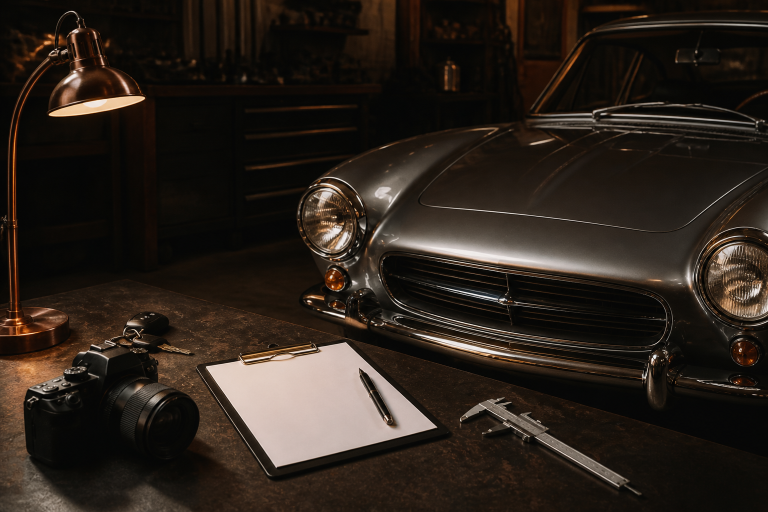
#> input picture assets/source/oldtimer-source.jpg, 1536 x 1024 px (shown at 1/2 size)
$ python prepare_about_hero.py
#> lines starting #> are read from the running program, lines starting #| are printed output that depends on the picture
#> in main, raw is the input picture: PIL image 1536x1024 RGB; mean R, G, B 42.6, 34.2, 27.1
### scripts/prepare_service_thumbs.py
"""Crop homepage service images to a consistent 16:9 frame with unified grading."""

from __future__ import annotations

from pathlib import Path

from PIL import Image, ImageEnhance, ImageOps

ROOT = Path(__file__).resolve().parent.parent
OUT = ROOT / "assets" / "service"

# Each image matches the service card topic.
SPECS = [
    ("damage-detail.png", "service-unfall.jpg", (0.58, 0.48)),
    ("workshop-tools.png", "service-bewertung.jpg", (0.42, 0.58)),
    ("source/wohnmobile-source.jpg", "service-wohnmobile.jpg", (0.5, 0.45)),
    ("source/oldtimer-source.jpg", "service-oldtimer.jpg", (0.5, 0.42)),
]

SIZE = (1280, 720)


def crop_cover(img: Image.Image, size: tuple[int, int], focal: tuple[float, float]) -> Image.Image:
#> called with size = (960, 1200), focal = (0.68, 0.38)
    target_w, target_h = size
    scale = max(target_w / img.width, target_h / img.height)
#> scale = 1.17
    resized = img.resize(
        (round(img.width * scale), round(img.height * scale)),
        Image.Resampling.LANCZOS,
    )
    left = int((resized.width - target_w) * focal[0])
#> left = 571
    top = int((resized.height - target_h) * focal[1])
#> top = 0
    left = max(0, min(left, resized.width - target_w))
    top = max(0, min(top, resized.height - target_h))
    return resized.crop((left, top, left + target_w, top + target_h))
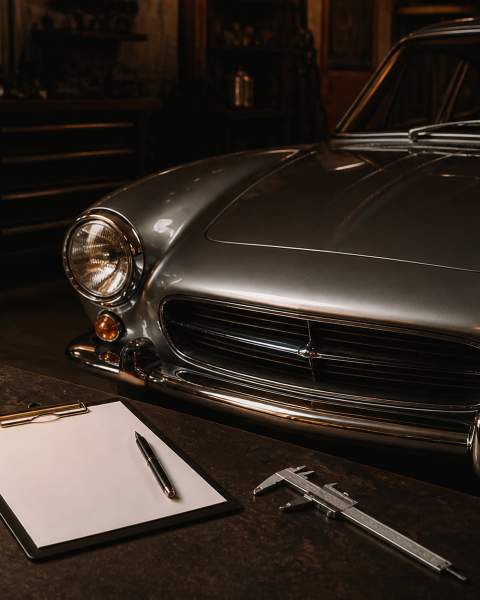
#> returned value: PIL image 960x1200 RGB (shown at 1/2 size); mean R, G, B 50.1, 41.2, 34


def unified_grade(img: Image.Image) -> Image.Image:
    """Match contrast, warmth and saturation across all service/hero photos."""
    img = ImageEnhance.Contrast(img).enhance(1.12)
    img = ImageEnhance.Color(img).enhance(0.86)
    img = ImageEnhance.Brightness(img).enhance(0.97)
    warmth = Image.new("RGB", img.size, (201, 137, 88))
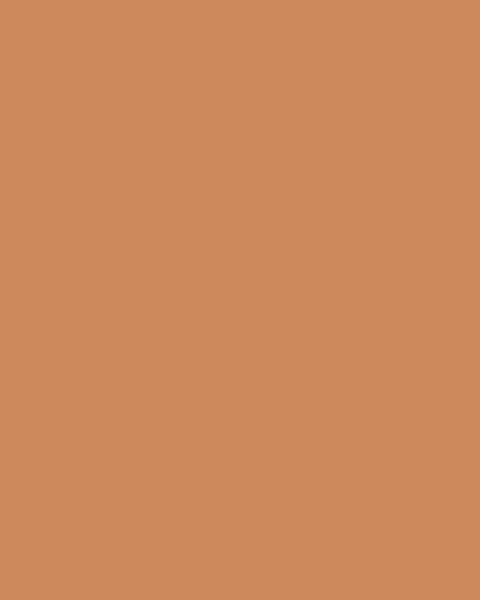
#> warmth: PIL image 960x1200 RGB (shown at 1/2 size); mean R, G, B 201, 137, 88
    img = Image.blend(img, warmth, 0.09)
    return img


# [13 lines left out: function main, not called in this run]


# [2 lines that do not run on import are left out]

### scripts/prepare_about_hero.py
"""Crop a portrait hero image used only on the Über uns page."""

from __future__ import annotations

from pathlib import Path

from PIL import Image, ImageEnhance, ImageOps

from prepare_service_thumbs import crop_cover, unified_grade

ROOT = Path(__file__).resolve().parent.parent
OUT = ROOT / "assets" / "about"
SRC = ROOT / "assets" / "source" / "oldtimer-source.jpg"
OUT_FILE = OUT / "about-hero.jpg"
SIZE = (960, 1200)
FOCAL = (0.68, 0.38)


def about_hero_grade(img: Image.Image) -> Image.Image:
    img = unified_grade(img)
    img = ImageEnhance.Color(img).enhance(0.72)
    img = ImageEnhance.Brightness(img).enhance(0.58)
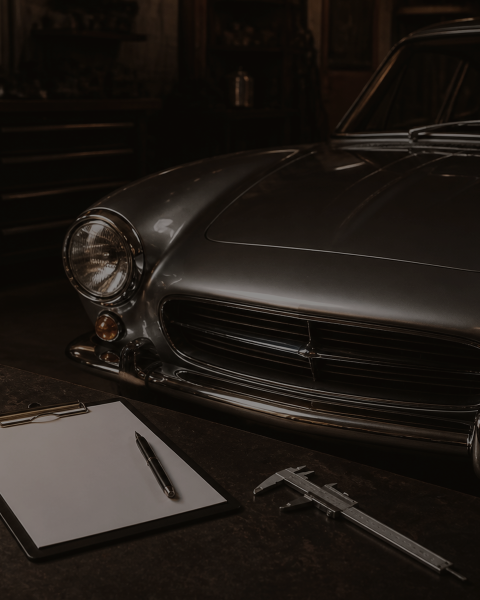
#> img: PIL image 960x1200 RGB (shown at 1/2 size); mean R, G, B 32.4, 26.9, 22.4
    img = ImageEnhance.Contrast(img).enhance(1.1)
    warmth = Image.new("RGB", img.size, (174, 102, 60))
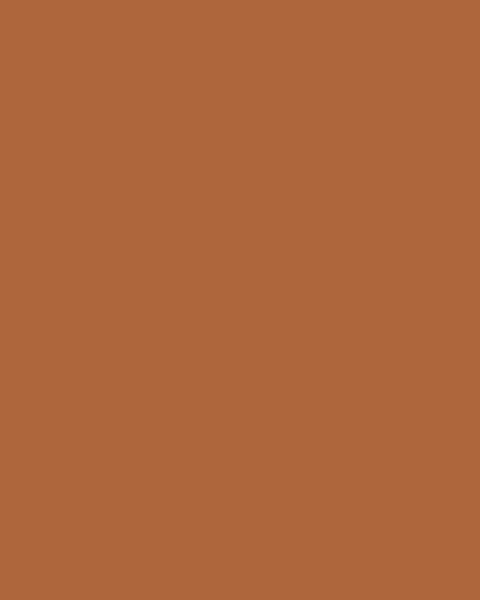
#> warmth: PIL image 960x1200 RGB (shown at 1/2 size); mean R, G, B 174, 102, 60
    return Image.blend(img, warmth, 0.12)


def main() -> None:
    OUT.mkdir(parents=True, exist_ok=True)
    with Image.open(SRC) as raw:
        img = ImageOps.exif_transpose(raw).convert("RGB")
        cropped = crop_cover(img, SIZE, FOCAL)
        polished = about_hero_grade(cropped)
        polished.save(OUT_FILE, "JPEG", quality=90, optimize=True)
        print("wrote", OUT_FILE.relative_to(ROOT))


if __name__ == "__main__":
    main()
